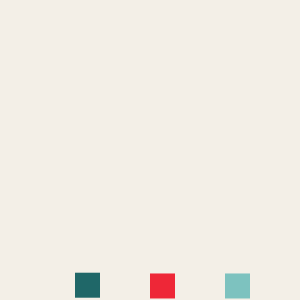
Frame 1 (no input)
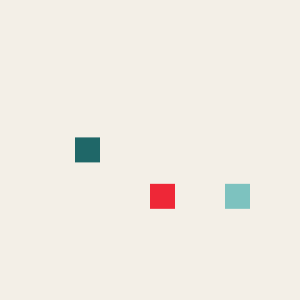
Frame 60 (the mouse pressed at the canvas centre just before this capture)
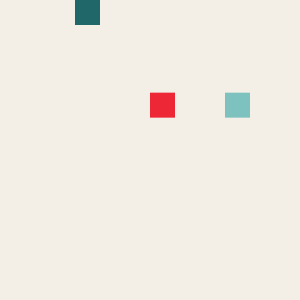
Frame 120 (the mouse held since frame 60 and released just before this capture)

The Processing sketch that drew these frames (run headless with seeded random() and noise(); from frame 60 on, the mouse is pressed at the canvas centre):

// Processing sketch: SquareRaceExample
// ── SquareRaceExample.pde
/**
 * An exercise on making functions. The 3 boxes "race" down
 * to the bottom. The function is the doMove() function that
 * takes the y value and the displacement to move the
 * boxes down
 */

final color BOX1 = #1F6768;
final color BOX2 = #EE2737;
final color BOX3 = #7DC2BF;
final color BACKGROUND = #F3EFE7;

final int SIZE = 25;

float disp1, disp2, disp3;
float y1, y2, y3;

void setup()
{
  size(300, 300);
  disp1 = random(1, 3);
  disp2 = random(1, 3);
  disp3 = random(1, 3);
  
  y1 = height-SIZE;
  y2 = height-SIZE;
  y3 = height-SIZE;
  
  noStroke();
}

void draw()
{
  background(BACKGROUND);
  
  fill(BOX1);
  //using a method even with global variables otherwise we have 
  //quite a  bit of repeated code
  y1 = moveBox(y1, disp1);  
  rect(width/4, y1, SIZE, SIZE);
  
  fill(BOX2);
  y2 = moveBox(y2, disp2);
  rect(width/2, y2, SIZE, SIZE);
  
  fill(BOX3);
  y3 = moveBox(y3, disp2);
  rect(width*3/4, y3, SIZE, SIZE);

}

/**
 * this methods changes a box's y-position based on its position
 * on the screen. So long as the top of the box is lower than
 * the top of the screen, change the y by the displacement.
 * Otherwise, the y position should be at the top
 *
 * @param float yPosition     The y position of the box
 * @param float displacement  The displacement of a box
 * @return The new y position
 */

float moveBox(float yPosition, float displacement)
{
  if(yPosition-displacement > 0)
  {
    yPosition -= displacement;
  }
  else
  {
    yPosition = 0;
  }
  
  return yPosition;
}

// ── RacingBox.pde
/**
 * Draws a box. The box moves up to the top and stops
 * when at the top
 */
 
class RacingBox
{
  //define all instance variables
  private float x, y;  //top left (x, y) coordinate
  private float speed;
  private color fillColour;
  private final int SIZE = 25;
  
  public RacingBox(float xPos, color fill)
  {
    //these variables are always set in the same way, so
    //no need for a parameter
    y = height - SIZE;
    speed = random(1, 3);
    
    //these values are defined by the calling class
    x = xPos;
    fillColour = fill;
  }
  
  public void display()
  {
    fill(fillColour);
    square(x, y, SIZE);
  }
  
  /**
   * this methods changes a box's y-position based on its position
   * on the screen. So long as the top of the box is lower than
   * the top of the screen, change the y by the displacement.
   * Otherwise, the y position should be at the top.
   * MUTATOR for the y value of the box
   *
   */
  
  void moveBox()
  {
    if(y-speed > 0)
    {
      //only move up if not at the top
      y -= speed;
    }
    else
    {
      y = 0;
    }
  }  
  
}
